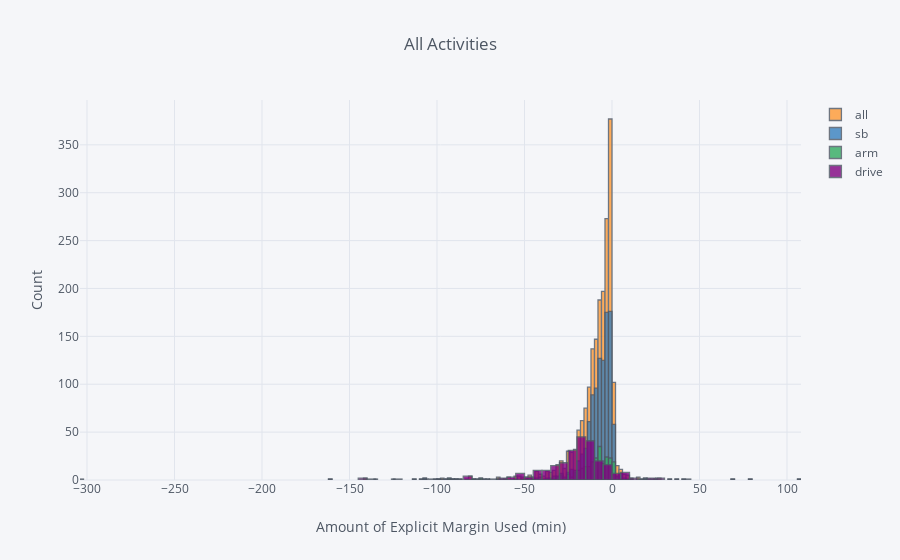

Write notebook code for a chart like this one.
### Code cell
df_amountMarginUsed.iplot(kind='hist', xTitle='Amount of Explicit Margin Used (min)',
                  yTitle='Count', title='All Activities')

### Figure 1 — Plotly figure (JSON) as saved in the notebook; plotly's stock layout.template omitted (floating-point values rounded to 4 significant figures; data arrays with more than 128 entries replaced by an {"elided": "..."} marker saying what was removed)
{"data": [{"histfunc": "count", "histnorm": "", "marker": {"color": "rgba(255, 153, 51, 1.0)", "line": {"color": "#4D5663", "width": 1.3}}, "name": "all", "opacity": 0.8, "orientation": "v", "type": "histogram", "uid": "d9ee9c8f-21d9-4ba5-924a-b28b3a421043", "x": {"elided": "2010 float values"}}, {"histfunc": "count", "histnorm": "", "marker": {"color": "rgba(55, 128, 191, 1.0)", "line": {"color": "#4D5663", "width": 1.3}}, "name": "sb", "opacity": 0.8, "orientation": "v", "type": "histogram", "uid": "04064244-3f1c-45d7-8e95-8e36cc63ad98", "x": {"elided": "2010 float values"}}, {"histfunc": "count", "histnorm": "", "marker": {"color": "rgba(50, 171, 96, 1.0)", "line": {"color": "#4D5663", "width": 1.3}}, "name": "arm", "opacity": 0.8, "orientation": "v", "type": "histogram", "uid": "2a0ad4a5-c5c4-40a8-8bd2-9a2bcc96227b", "x": {"elided": "2010 float values"}}, {"histfunc": "count", "histnorm": "", "marker": {"color": "rgba(128, 0, 128, 1.0)", "line": {"color": "#4D5663", "width": 1.3}}, "name": "drive", "opacity": 0.8, "orientation": "v", "type": "histogram", "uid": "a72a23f9-c281-45f5-a487-e6d27ef92650", "x": {"elided": "2010 float values"}}], "layout": {"barmode": "overlay", "legend": {"bgcolor": "#F5F6F9", "font": {"color": "#4D5663"}}, "paper_bgcolor": "#F5F6F9", "plot_bgcolor": "#F5F6F9", "title": {"font": {"color": "#4D5663"}, "text": "All Activities"}, "xaxis": {"gridcolor": "#E1E5ED", "showgrid": true, "tickfont": {"color": "#4D5663"}, "title": {"font": {"color": "#4D5663"}, "text": "Amount of Explicit Margin Used (min)"}, "zerolinecolor": "#E1E5ED"}, "yaxis": {"gridcolor": "#E1E5ED", "showgrid": true, "tickfont": {"color": "#4D5663"}, "title": {"font": {"color": "#4D5663"}, "text": "Count"}, "zerolinecolor": "#E1E5ED"}}}
